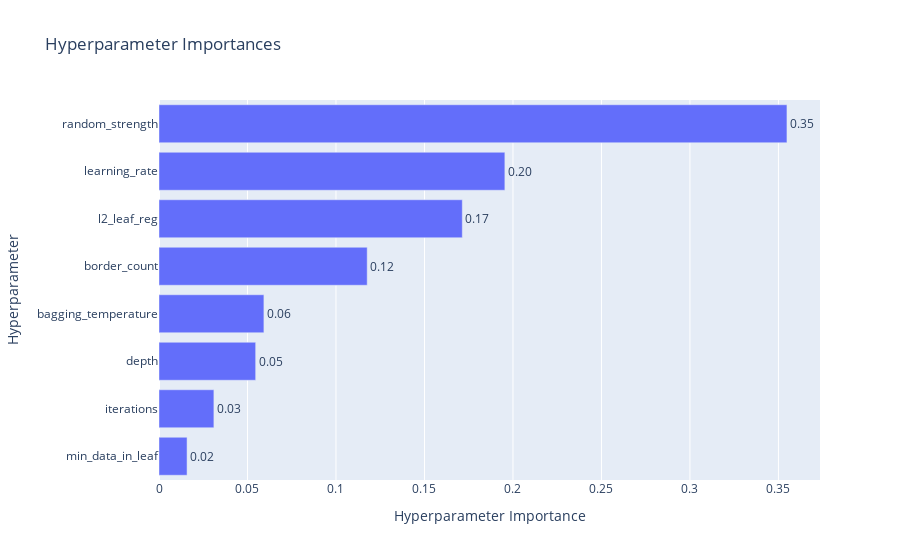

Notebook code cell kept with this figure:
### Code cell
optuna.visualization.plot_param_importances(study)

### Figure 1 — Plotly figure (JSON) as saved in the notebook; plotly's stock layout.template omitted (floating-point values rounded to 4 significant figures)
{"data": [{"cliponaxis": false, "hovertemplate": ["min_data_in_leaf (IntDistribution): 0.01585358777487725<extra></extra>", "iterations (IntDistribution): 0.03101564916801299<extra></extra>", "depth (IntDistribution): 0.054620306700986866<extra></extra>", "bagging_temperature (FloatDistribution): 0.05927140945674059<extra></extra>", "border_count (IntDistribution): 0.11763471813765403<extra></extra>", "l2_leaf_reg (FloatDistribution): 0.17137084231038102<extra></extra>", "learning_rate (FloatDistribution): 0.19542479750078967<extra></extra>", "random_strength (FloatDistribution): 0.35480868895055745<extra></extra>"], "name": "Objective Value", "orientation": "h", "text": ["0.02", "0.03", "0.05", "0.06", "0.12", "0.17", "0.20", "0.35"], "textposition": "outside", "type": "bar", "x": [0.01585, 0.03102, 0.05462, 0.05927, 0.1176, 0.1714, 0.1954, 0.3548], "y": ["min_data_in_leaf", "iterations", "depth", "bagging_temperature", "border_count", "l2_leaf_reg", "learning_rate", "random_strength"]}], "layout": {"title": {"text": "Hyperparameter Importances"}, "xaxis": {"title": {"text": "Hyperparameter Importance"}}, "yaxis": {"title": {"text": "Hyperparameter"}}}}
